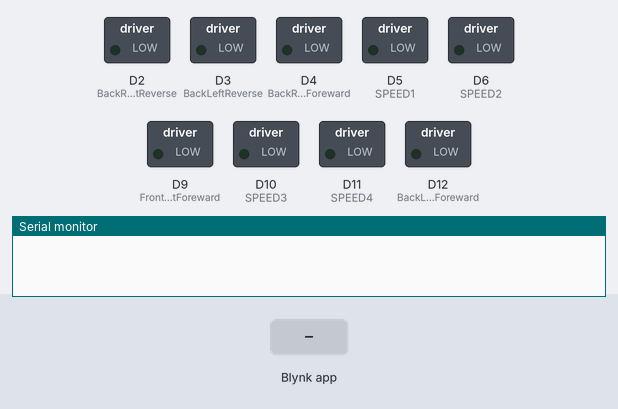
A sketch run on a simulated Arduino Uno R4 WiFi. On the bench: switched loads named in the sketch (green lamp = pin HIGH), the last lines printed to the serial monitor. The inputs (shaded band) are chosen by the test bench. WiFi joins after 1.5 s; servers stay silent unless stated; pins used as bus, display or sensor lines are not drawn.

Above: at 3.0 s.
3.1 s: Blynk app writes 1 to V0
At 3.7 s:
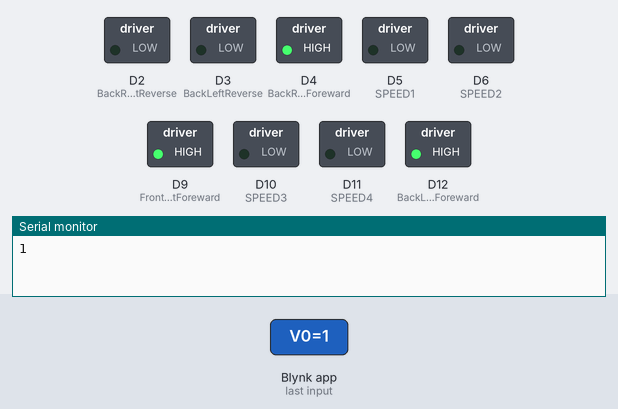
4.6 s: Blynk app writes 200 to V5
At 4.9 s:
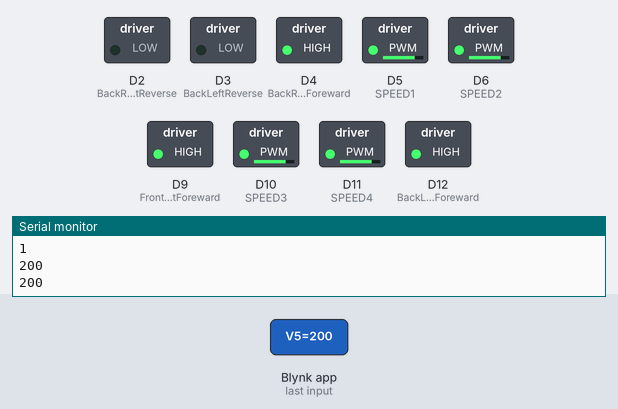
6.1 s: Blynk app writes 0 to V0
At 7.2 s:
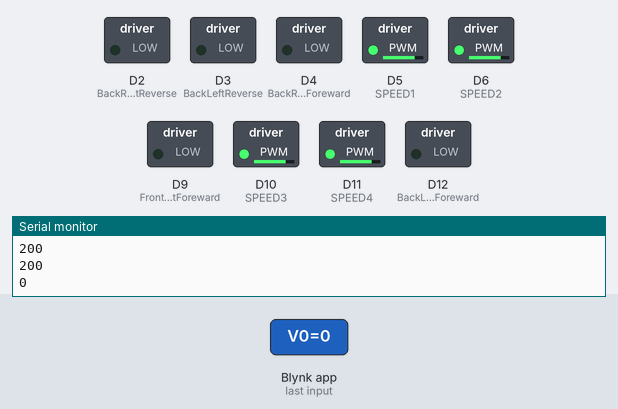
7.6 s: Blynk app writes 1 to V1
At 8.3 s:
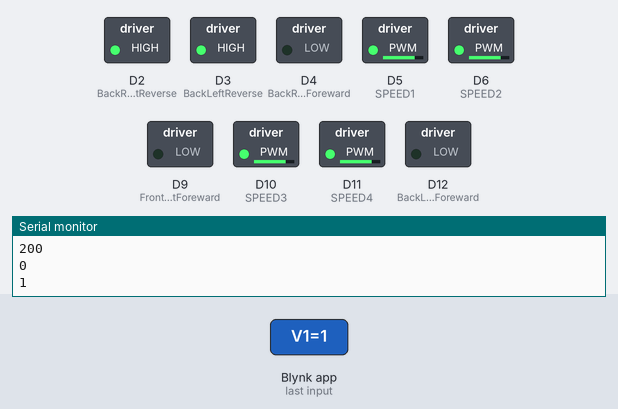
9.1 s: Blynk app writes 1 to V2
At 9.5 s:
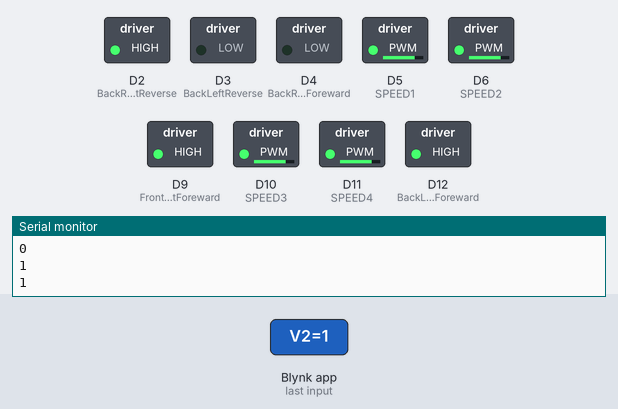
10.6 s: Blynk app writes 1 to V3
At 11.8 s:
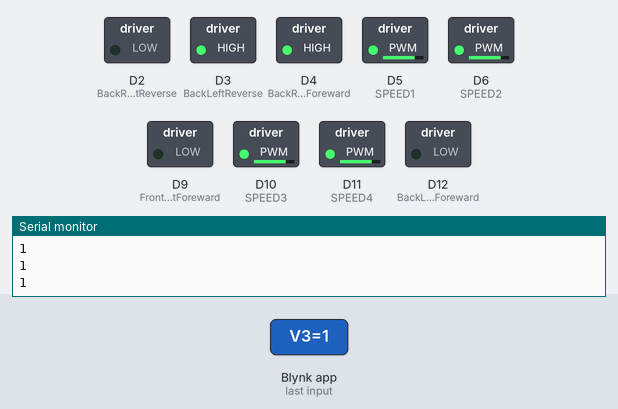
Timing chart, 0 to 13.1 s (numbered marks = the images above; inputs shaded):
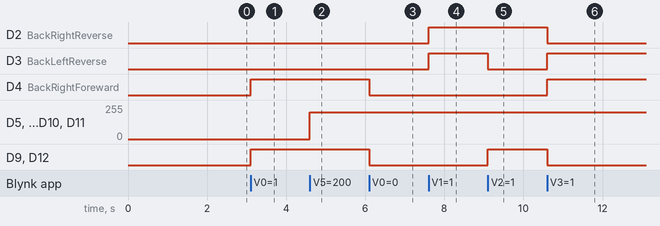

The sketch:

4x4Car.ino
```cpp
#define BLYNK_PRINT Serial

#define BLYNK_TEMPLATE_NAME "Demo Template" // blynk template name
#define BLYNK_TEMPLATE_ID "TMPL3TAo4PL-n"// blynk template id
#define BLYNK_AUTH_TOKEN "o4ykpwDHi-Nt_zG-XKcPeyM_CyDg5qL9" //blynk auth token

// you have to change these things according to your blynk id and token

#include <SPI.h>
#include <WiFiS3.h> // wifi s3 is lib for arduino r4
#include <BlynkSimpleWifi.h>  // simple blynk lib
// #define RMotorFW 4
// #define RMotorBW 3
// #define LMotorFW 5
// #define LMotorBW 6
#define BackRightReverse 2
#define BackLeftReverse 3
#define BackRightForeward 4
#define BackLeftForeward 12
#define FrontLeftReverse 13
#define FrontRightReverse 7
#define FrontRightForeward 8
#define FrontLeftForeward 9
#define SPEED1 5
#define SPEED2 6
#define SPEED3 10
#define SPEED4 11

// I have used L298N motor driver for the motors I have used 2 of them to make my car 4x4, l298n makes 2 motor go foreward or backward that is why total 8 fwd and rwd command each motor fwd rwd x4, also each motor speed can be controlled for that speed function is used.

// Your WiFi credentials.
// Set password to "" for open networks.
char ssid[] = "Area 24";
char pass[] = "Human@222";

#define LED_PIN 13

void setup() {
  // Debug console
  Serial.begin(9600);
pinMode(2, OUTPUT);
pinMode(3, OUTPUT);
pinMode(4, OUTPUT);
pinMode(5, OUTPUT);
pinMode(6, OUTPUT);
pinMode(7, OUTPUT);
pinMode(8, OUTPUT);
pinMode(9, OUTPUT);
pinMode(10, OUTPUT);
pinMode(11, OUTPUT);
pinMode(12, OUTPUT);
pinMode(12, OUTPUT);

// set each pin to perfom as a output..

  Blynk.begin(BLYNK_AUTH_TOKEN, ssid, pass); // blynk protocal start
}

// This function is called every time the Virtual Pin V0 state changes
BLYNK_WRITE(V0) {
  int value = param.asInt();
  Serial.println(value);

  if (value == 1) {
    digitalWrite(BackRightForeward, HIGH);
    digitalWrite(BackLeftForeward, HIGH);
    digitalWrite(FrontRightForeward, HIGH);
    digitalWrite(FrontLeftForeward, HIGH);
    digitalWrite(BackRightReverse, LOW);
    digitalWrite(BackLeftReverse, LOW);
    digitalWrite(FrontLeftReverse, LOW);
    digitalWrite(FrontRightReverse, LOW);

  } else {
    digitalWrite(BackRightForeward, LOW);
    digitalWrite(BackLeftForeward, LOW);
    digitalWrite(FrontRightForeward, LOW);
    digitalWrite(FrontLeftForeward, LOW);
    digitalWrite(BackRightReverse, LOW);
    digitalWrite(BackLeftReverse, LOW);
    digitalWrite(FrontLeftReverse, LOW);
    digitalWrite(FrontRightReverse, LOW);
  }
}
 // blynk data stream config V0 wll make each motor fwd high and all motor will go fwd
BLYNK_WRITE(V1) {
  int value = param.asInt();
  Serial.println(value);

  if (value == 1) {
    digitalWrite(BackRightForeward, LOW);
    digitalWrite(BackLeftForeward, LOW);
    digitalWrite(FrontRightForeward, LOW);
    digitalWrite(FrontLeftForeward, LOW);
    digitalWrite(BackRightReverse, HIGH);
    digitalWrite(BackLeftReverse, HIGH);
    digitalWrite(FrontLeftReverse, HIGH);
    digitalWrite(FrontRightReverse, HIGH);
  } else {
    digitalWrite(BackRightForeward, LOW);
    digitalWrite(BackLeftForeward, LOW);
    digitalWrite(FrontRightForeward, LOW);
    digitalWrite(FrontLeftForeward, LOW);
    digitalWrite(BackRightReverse, LOW);
    digitalWrite(BackLeftReverse, LOW);
    digitalWrite(FrontLeftReverse, LOW);
    digitalWrite(FrontRightReverse, LOW);
  }
}
// V1 is configured to set each motor rwd to high to make the car go reverse
BLYNK_WRITE(V2) {
  int value = param.asInt();
  Serial.println(value);

  if (value == 1) {
    digitalWrite(BackRightForeward, LOW);
    digitalWrite(BackLeftForeward, HIGH);
    digitalWrite(FrontRightForeward, LOW);
    digitalWrite(FrontLeftForeward, HIGH);
    digitalWrite(BackRightReverse, HIGH);
    digitalWrite(BackLeftReverse, LOW);
    digitalWrite(FrontLeftReverse, LOW);
    digitalWrite(FrontRightReverse, HIGH);
  } else {
    digitalWrite(BackRightForeward, LOW);
    digitalWrite(BackLeftForeward, LOW);
    digitalWrite(FrontRightForeward, LOW);
    digitalWrite(FrontLeftForeward, LOW);
    digitalWrite(BackRightReverse, LOW);
    digitalWrite(BackLeftReverse, LOW);
    digitalWrite(FrontLeftReverse, LOW);
    digitalWrite(FrontRightReverse, LOW);
  }
}
// V2 is configured to move the car to right this command make both the left motor go foreward and both to right motor to go backward to make the car turn to right
BLYNK_WRITE(V3) {
  int value = param.asInt();
  Serial.println(value);

  if (value == 1) {
    digitalWrite(BackRightForeward, HIGH);
    digitalWrite(BackLeftForeward, LOW);
    digitalWrite(FrontRightForeward, HIGH);
    digitalWrite(FrontLeftForeward, LOW);
    digitalWrite(BackRightReverse, LOW);
    digitalWrite(BackLeftReverse, HIGH);
    digitalWrite(FrontLeftReverse, HIGH);
    digitalWrite(FrontRightReverse, LOW);
  } else {
    digitalWrite(BackRightForeward, LOW);
    digitalWrite(BackLeftForeward, LOW);
    digitalWrite(FrontRightForeward, LOW);
    digitalWrite(FrontLeftForeward, LOW);
    digitalWrite(BackRightReverse, LOW);
    digitalWrite(BackLeftReverse, LOW);
    digitalWrite(FrontLeftReverse, LOW);
    digitalWrite(FrontRightReverse, LOW);
  }
}
// V3 same as right command but the left motors will move backwards and both the right motors to foreward to make the car take a left turn


BLYNK_WRITE(V5) {
  int value = param.asInt();
  Serial.println(value);
  //int runspeed = value;
  analogWrite(SPEED1, value);
  analogWrite(SPEED2, value);
  analogWrite(SPEED3, value);
  analogWrite(SPEED4, value);
  Serial.println(value);
}

// V5 is connected to a slider which can change the speed of the motor the value pass from the phone written on all motor speed settings

void loop() {
  Blynk.run(); // run blynk
}
```

Measured:
- after the input at 3.1 s, D4 (BackRightForeward), D9 (FrontLeftForeward), D12 (BackLeftForeward): LOW → HIGH at once
- after the input at 4.6 s, D5 (SPEED1), D6 (SPEED2), D10 (SPEED3), D11 (SPEED4): 0/255 → 200/255 at once
- after the input at 6.1 s, D4 (BackRightForeward), D9 (FrontLeftForeward), D12 (BackLeftForeward): HIGH → LOW at once
- after the input at 7.6 s, D2 (BackRightReverse), D3 (BackLeftReverse): LOW → HIGH at once
- after the input at 9.1 s, D3 (BackLeftReverse): HIGH → LOW at once; D9 (FrontLeftForeward), D12 (BackLeftForeward): LOW → HIGH at once
- after the input at 10.6 s, D2 (BackRightReverse), D9 (FrontLeftForeward), D12 (BackLeftForeward): HIGH → LOW at once; D3 (BackLeftReverse), D4 (BackRightForeward): LOW → HIGH at once
